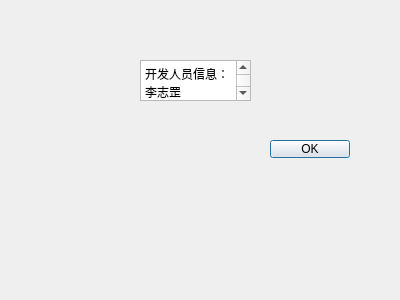
<?xml version="1.0" encoding="UTF-8"?>
<ui version="4.0">
 <class>AboutDialog</class>
 <widget class="QDialog" name="AboutDialog">
  <property name="geometry">
   <rect>
    <x>0</x>
    <y>0</y>
    <width>400</width>
    <height>300</height>
   </rect>
  </property>
  <property name="windowTitle">
   <string>Dialog</string>
  </property>
  <widget class="QTextEdit" name="textEdit">
   <property name="geometry">
    <rect>
     <x>140</x>
     <y>60</y>
     <width>111</width>
     <height>41</height>
    </rect>
   </property>
   <property name="html">
    <string>&lt;!DOCTYPE HTML PUBLIC &quot;-//W3C//DTD HTML 4.0//EN&quot; &quot;http://www.w3.org/TR/REC-html40/strict.dtd&quot;&gt;
&lt;html&gt;&lt;head&gt;&lt;meta name=&quot;qrichtext&quot; content=&quot;1&quot; /&gt;&lt;meta charset=&quot;utf-8&quot; /&gt;&lt;style type=&quot;text/css&quot;&gt;
p, li { white-space: pre-wrap; }
hr { height: 1px; border-width: 0; }
li.unchecked::marker { content: &quot;\2610&quot;; }
li.checked::marker { content: &quot;\2612&quot;; }
&lt;/style&gt;&lt;/head&gt;&lt;body style=&quot; font-family:'Microsoft YaHei UI'; font-size:9pt; font-weight:400; font-style:normal;&quot;&gt;
&lt;p style=&quot; margin-top:0px; margin-bottom:0px; margin-left:0px; margin-right:0px; -qt-block-indent:0; text-indent:0px;&quot;&gt;开发人员信息：李志罡&lt;/p&gt;&lt;/body&gt;&lt;/html&gt;</string>
   </property>
  </widget>
  <widget class="QPushButton" name="pushButton">
   <property name="geometry">
    <rect>
     <x>270</x>
     <y>140</y>
     <width>80</width>
     <height>18</height>
    </rect>
   </property>
   <property name="text">
    <string>OK</string>
   </property>
  </widget>
 </widget>
 <resources/>
 <connections/>
</ui>
